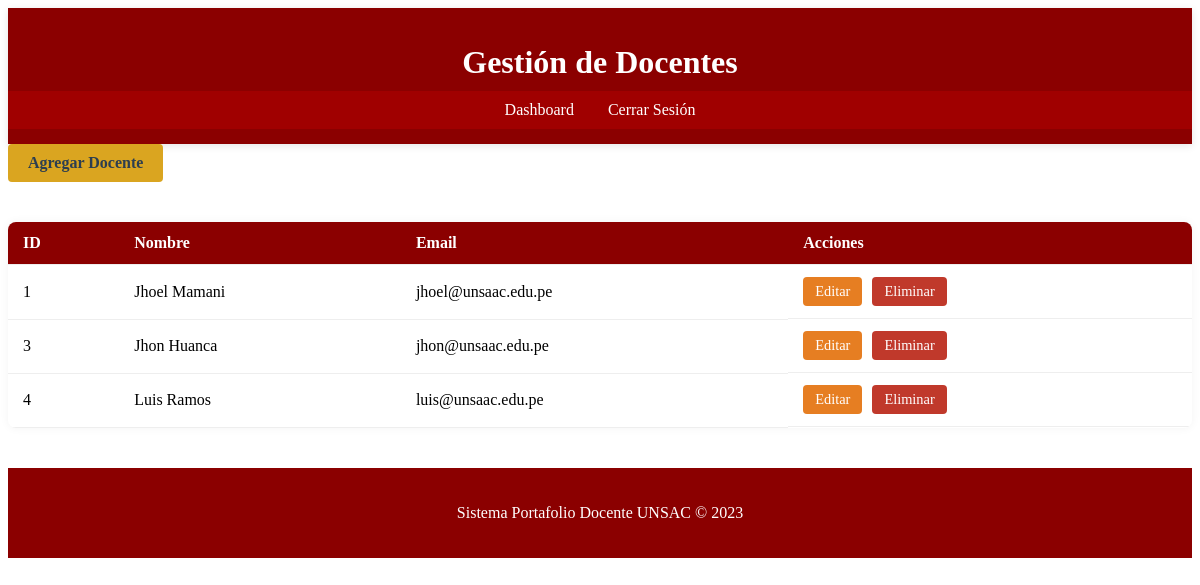
Page /admin/docentes (signed in) on the committed database.
### tables this page shows
CREATE TABLE docentes (
        id INTEGER PRIMARY KEY AUTOINCREMENT,
        nombre TEXT NOT NULL,
        email TEXT UNIQUE NOT NULL,
        password TEXT NOT NULL
    );

### app.py (the view)
@app.route('/admin/docentes')
def gestion_docentes():
    if 'user_type' not in session or session['user_type'] != 'admin':
        return redirect(url_for('login'))
    conn = get_db_connection()
    docentes = conn.execute('SELECT * FROM docentes').fetchall()
    conn.close()
    return render_template('admin/gestion_docentes.html', docentes=docentes)

### app.py (called while the page is built)
def get_db_connection():
    conn = sqlite3.connect('database.db')
    conn.row_factory = sqlite3.Row
    return conn

### templates/admin/gestion_docentes.html (shortened to what this page needs)
<!DOCTYPE html>
<html lang="es">
<head>
    <link rel="stylesheet" href="{{ url_for('static', filename='css/admin.css') }}">
</head>
<body>
    <header class="admin-header">
        <div class="container">
            <h1>Gestión de Docentes</h1>
            <nav>
                <a href="{{ url_for('admin_dashboard') }}">Dashboard</a>
                <a href="{{ url_for('logout') }}">Cerrar Sesión</a>
            </nav>
        </div>
    </header>
    <main class="container">
        <div class="admin-actions">
            <a href="{{ url_for('agregar_docente') }}" class="btn-add">Agregar Docente</a>
        </div>
        <table class="docentes-table">
            <thead>
                <tr>
                    <th>ID</th>
                    <th>Nombre</th>
                    <th>Email</th>
                    <th>Acciones</th>
                </tr>
            </thead>
            <tbody>
                {% for docente in docentes %}
                <tr>
                    <td>{{ docente.id }}</td>
                    <td>{{ docente.nombre }}</td>
                    <td>{{ docente.email }}</td>
                    <td class="actions">
                        <a href="#" class="btn-edit">Editar</a>
                        <a href="#" class="btn-delete">Eliminar</a>
                    </td>
                </tr>
                {% endfor %}
            </tbody>
        </table>
    </main>
    <footer class="admin-footer">
        <div class="container">
            <p>Sistema Portafolio Docente UNSAC &copy; 2023</p>
        </div>
    </footer>
</body>
</html>

### static/css/admin.css (style rules this page uses)
:root { --bordo: #8B0000; --dorado: #DAA520; --gris-claro: #f2f2f2; --texto: #2c3e50; --blanco: #ffffff; }
.admin-header { background-color: var(--bordo); color: var(--blanco); padding: 15px 0; box-shadow: 0 2px 8px rgba(0, 0, 0, 0.1); transition: background-color 0.3s ease; }
.admin-header h1 { margin-bottom: 10px; text-align: center; }
.admin-header nav { background-color: #a00000; padding: 10px 0; text-align: center; }
.admin-header nav a { color: var(--blanco); text-decoration: none; margin: 0 15px; font-weight: 500; transition: color 0.3s; }
.docentes-table { width: 100%; border-collapse: collapse; background-color: var(--blanco); box-shadow: 0 0 10px rgba(0,0,0,0.05); border-radius: 8px; overflow: hidden; margin-top: 20px; }
.docentes-table th, .docentes-table td { padding: 12px 15px; text-align: left; border-bottom: 1px solid #eee; }
.docentes-table th { background-color: var(--bordo); color: var(--blanco); font-weight: 600; }
.actions { display: flex; gap: 10px; }
.btn-edit, .btn-delete { padding: 6px 12px; color: var(--blanco); border: none; border-radius: 4px; font-size: 0.9rem; text-decoration: none; cursor: pointer; transition: background-color 0.3s ease, transform 0.2s ease; display: inline-flex; align-items: center; gap: 6px; }
.btn-edit { background-color: #e67e22; }
.btn-delete { background-color: #c0392b; }
.btn-add { display: inline-block; padding: 10px 20px; background-color: var(--dorado); color: var(--texto); text-decoration: none; border-radius: 4px; font-weight: bold; margin-bottom: 20px; transition: background-color 0.3s ease, transform 0.2s; }
.admin-footer { text-align: center; padding: 20px; background-color: var(--bordo); color: var(--blanco); margin-top: 40px; }

### rows in the picture
docentes: id "1", nombre "Jhoel Mamani", email "jhoel@unsaac.edu.pe"
docentes: id "3", nombre "Jhon Huanca", email "jhon@unsaac.edu.pe"
docentes: id "4", nombre "Luis Ramos", email "luis@unsaac.edu.pe"
